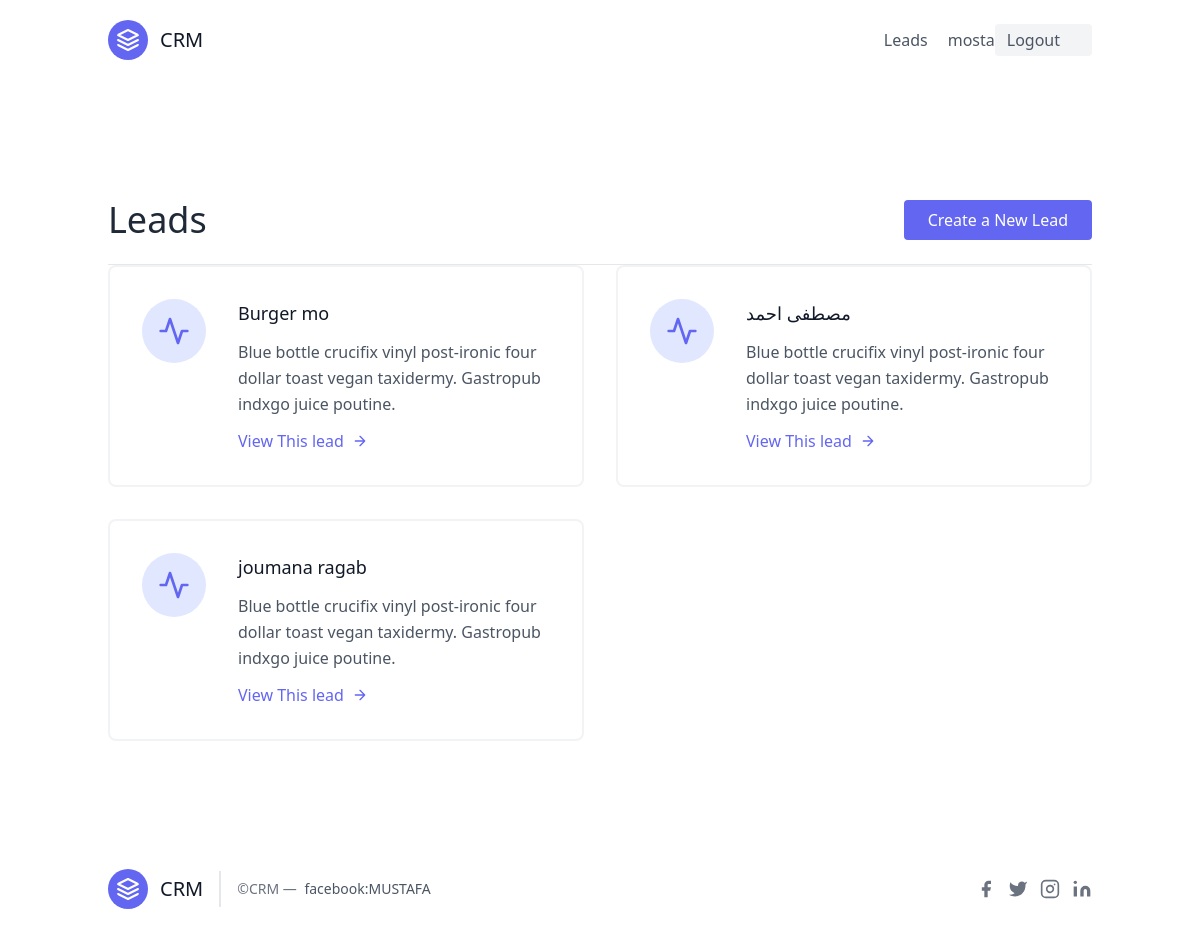
/leads/ (signed in), run on an earlier commit of the app's database.
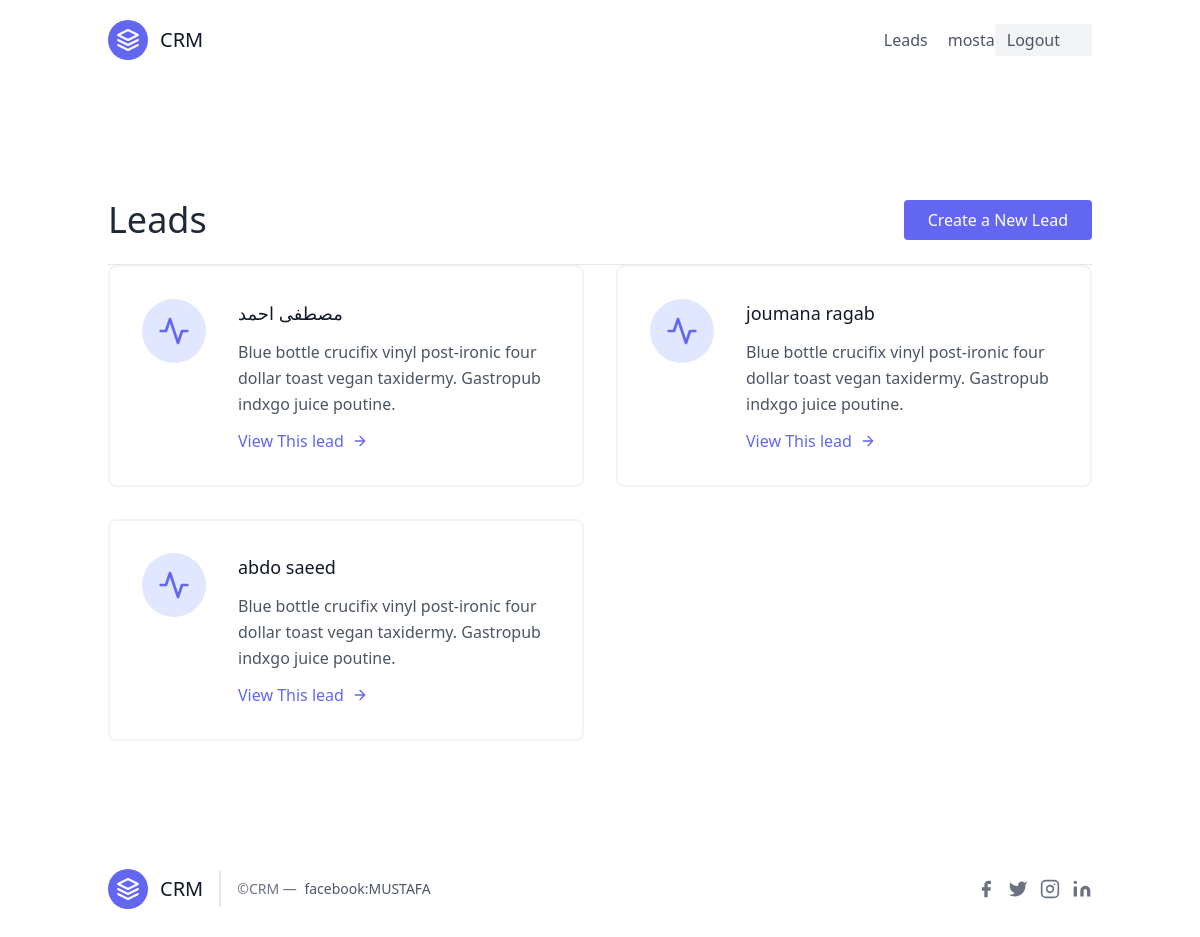
And on a later commit of the database.
### leads/models.py (models this page shows, shortened)
class Lead(models.Model):
    source_choices =(
        ('YouTube','YouTube'),
        ('Google', 'Google'),
        ('Newsletter', 'Newsletter'),
    )
    first_name = models.CharField(max_length=20)
    last_name = models.CharField(max_length=20)
    age = models.IntegerField(default=0)
    agent = models.ForeignKey("Agent", on_delete=models.CASCADE)
    phoned = models.BooleanField(default =False)
    source = models.CharField(choices=source_choices ,max_length=100)
    profile_picture=models.ImageField(blank=True ,null=True)
    special_files = models.FileField(blank=True ,null=True)

### leads/views.py (the view)
# urls.py: path("",LeadListView.as_view(),name="lead"),
class LeadListView(LoginRequiredMixin,ListView):
    template_name='lead_list.html'
    queryset=Lead.objects.all()
    context_object_name='leads'

### leads/templates/lead_list.html
{% extends "base.html" %}
{% load django_bootstrap5 %}
 {% block content %}
<section class="text-gray-600 body-font">
  <div class="container px-5 py-24 mx-auto flex flex-wrap">
    <div class ='w-full mp-6 py-6 flex justify-between items-center border-b border-gray-200'>
      <div>
        <h1 class="text-4xl text-gray-800">Leads</h1>
      </div>
      <div>
            <a class="flex ml-auto text-white bg-indigo-500 border-0 py-2 px-6 focus:outline-none hover:bg-indigo-600 rounded" href= "{% url 'leads:lead_create' %}" >Create a New Lead  </a>
      </div>
    </div>
    <div class="flex flex-wrap -m-4">
              {% for lead in leads  %}
      <div class="p-4 lg:w-1/2 md:w-full">
        <div class="flex border-2 rounded-lg border-gray-200 border-opacity-50 p-8 sm:flex-row flex-col">
          <div class="w-16 h-16 sm:mr-8 sm:mb-0 mb-4 inline-flex items-center justify-center rounded-full bg-indigo-100 text-indigo-500 flex-shrink-0">
            <svg fill="none" stroke="currentColor" stroke-linecap="round" stroke-linejoin="round" stroke-width="2" class="w-8 h-8" viewBox="0 0 24 24">
              <path d="M22 12h-4l-3 9L9 3l-3 9H2"></path>
            </svg>
          </div>
          <div class="flex-grow">
            <h2 class="text-gray-900 text-lg title-font font-medium mb-3"> {{lead.first_name}} {{lead.last_name}}</h2>
            <p class="leading-relaxed text-base">Blue bottle crucifix vinyl post-ironic four dollar toast vegan taxidermy. Gastropub indxgo juice poutine.</p>
            <a href='{% url 'leads:lead_detail' lead.pk %}' class="mt-3 text-indigo-500 inline-flex items-center">View This lead
              <svg fill="none" stroke="currentColor" stroke-linecap="round" stroke-linejoin="round" stroke-width="2" class="w-4 h-4 ml-2" viewBox="0 0 24 24">
                <path d="M5 12h14M12 5l7 7-7 7"></path>
              </svg>
            </a>
          </div>
        </div>
      </div>
       {% endfor %}
    </div>
  </div>
</section>
  {% endblock content %}

What changed in the data, as far as the page shows it:
removed Lead: first_name "Burger", last_name "mo"
added Lead: first_name "abdo", last_name "saeed"
